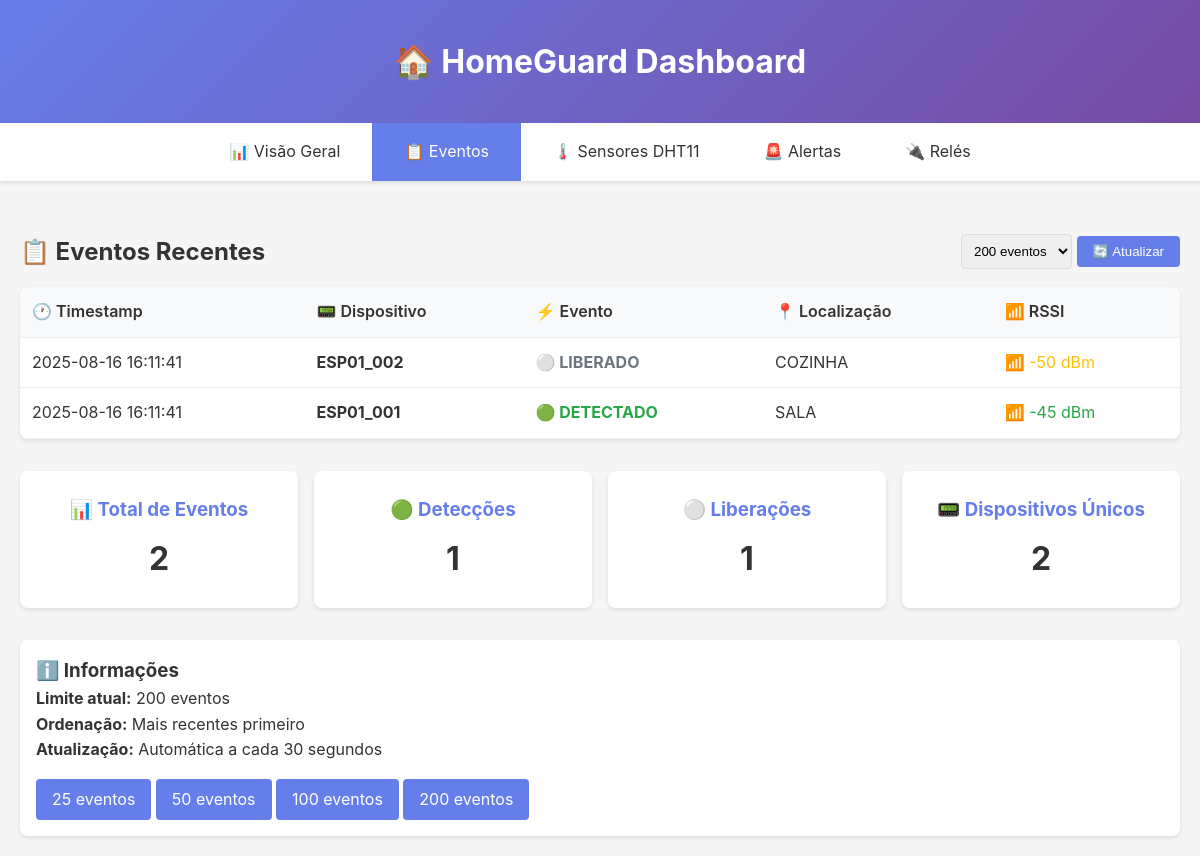
The app's page /events?limit=200 with its own data.
### tables this page shows
CREATE TABLE motion_sensors (
                id INTEGER PRIMARY KEY AUTOINCREMENT,
                sensor TEXT NOT NULL,
                event TEXT NOT NULL,
                device_id TEXT,
                location TEXT,
                rssi INTEGER,
                count INTEGER,
                duration INTEGER,
                timestamp_device TEXT,
                unix_timestamp INTEGER,
                timestamp_received TEXT NOT NULL,
                raw_payload TEXT,
                created_at DATETIME DEFAULT CURRENT_TIMESTAMP
            );

### web/homeguard_flask.py (the view)
@app.route('/events')
def events():
    limit = int(request.args.get('limit', 50))
    events = dashboard.get_recent_events(limit)
    current_time = datetime.now().strftime('%d/%m/%Y %H:%M:%S')
    return render_template('events.html', events=events, limit=limit, current_time=current_time)

### web/homeguard_flask.py (called while the page is built)
    def get_db_connection(self):
        try:
            return sqlite3.connect(self.db_path)
        except Exception as e:
            print(f"Erro ao conectar ao banco: {e}")
            return None

### web/templates/events.html (shortened to what this page needs)
{% extends "base.html" %}
{% block content %}
<div style="display: flex; justify-content: space-between; align-items: center; margin-bottom: 1rem;">
    <h2>📋 Eventos Recentes</h2>
    <div>
        <select onchange="window.location.href='/events?limit=' + this.value" style="padding: 0.5rem; border-radius: 4px; border: 1px solid #ddd;">
            <option value="200" {% if limit == 200 %}selected{% endif %}>200 eventos</option>
        </select>
        <button class="btn" onclick="location.reload()">🔄 Atualizar</button>
    </div>
</div>
{% if events %}
<div class="table">
    <table>
        <thead>
            <tr>
                <th>🕐 Timestamp</th>
                <th>📟 Dispositivo</th>
                <th>⚡ Evento</th>
                <th>📍 Localização</th>
                <th>📶 RSSI</th>
            </tr>
        </thead>
        <tbody>
            {% for event in events %}
            <tr>
                <td>{{ event.timestamp[:19] if event.timestamp else 'N/A' }}</td>
                <td><strong>{{ event.device_id }}</strong></td>
                <td>
                    {% if event.event == 'DETECTED' %}
                        <span style="color: #28a745; font-weight: bold;">🟢 DETECTADO</span>
                    {% elif event.event == 'CLEAR' %}
                        <span style="color: #6c757d; font-weight: bold;">⚪ LIBERADO</span>
                    {% else %}
                        <span style="color: #17a2b8; font-weight: bold;">{{ event.event }}</span>
                    {% endif %}
                </td>
                <td>{{ event.location }}</td>
                <td>
                    {% if event.rssi %}
                        {% if event.rssi > -50 %}
                            <span style="color: #28a745;">📶 {{ event.rssi }} dBm</span>
                        {% elif event.rssi > -70 %}
                            <span style="color: #ffc107;">📶 {{ event.rssi }} dBm</span>
                        {% else %}
                            <span style="color: #dc3545;">📶 {{ event.rssi }} dBm</span>
                        {% endif %}
                    {% else %}
                        <span style="color: #6c757d;">N/A</span>
                    {% endif %}
                </td>
            </tr>
            {% endfor %}
        </tbody>
    </table>
</div>
<div style="margin-top: 2rem;">
    <div class="metrics">
        <div class="metric-card">
            <h3>📊 Total de Eventos</h3>
            <div class="value">{{ events|length }}</div>
        </div>
        <div class="metric-card">
            <h3>🟢 Detecções</h3>
            <div class="value">{{ events|selectattr('event', 'equalto', 'DETECTED')|list|length }}</div>
        </div>
        <div class="metric-card">
            <h3>⚪ Liberações</h3>
            <div class="value">{{ events|selectattr('event', 'equalto', 'CLEAR')|list|length }}</div>
        </div>
        <div class="metric-card">
            <h3>📟 Dispositivos Únicos</h3>
            <div class="value">{{ events|map(attribute='device_id')|unique|list|length }}</div>
        </div>
    </div>
</div>
{% endif %}
<div style="margin-top: 2rem; padding: 1rem; background: white; border-radius: 8px; box-shadow: 0 2px 4px rgba(0,0,0,0.1);">
    <h3>ℹ️ Informações</h3>
    <p><strong>Limite atual:</strong> {{ limit }} eventos</p>
    <p><strong>Ordenação:</strong> Mais recentes primeiro</p>
    <p><strong>Atualização:</strong> Automática a cada 30 segundos</p>
    <div style="margin-top: 1rem;">
        <a href="/events?limit=25" class="btn">25 eventos</a>
        <a href="/events?limit=50" class="btn">50 eventos</a>
        <a href="/events?limit=100" class="btn">100 eventos</a>
        <a href="/events?limit=200" class="btn">200 eventos</a>
    </div>
</div>
{% endblock %}

### web/templates/base.html (style rules this page uses)
* { margin: 0; padding: 0; box-sizing: border-box; }
body { font-family: -apple-system, BlinkMacSystemFont, 'Segoe UI', Roboto, sans-serif; line-height: 1.6; color: #333; background-color: #f5f5f5; }
.metrics { display: grid; grid-template-columns: repeat(auto-fit, minmax(250px, 1fr)); gap: 1rem; margin-bottom: 2rem; }
.metric-card { background: white; padding: 1.5rem; border-radius: 8px; box-shadow: 0 2px 4px rgba(0,0,0,0.1); text-align: center; }
.metric-card h3 { color: #667eea; margin-bottom: 0.5rem; }
.metric-card .value { font-size: 2rem; font-weight: bold; color: #333; }
.table { background: white; border-radius: 8px; overflow: hidden; box-shadow: 0 2px 4px rgba(0,0,0,0.1); }
.table table { width: 100%; border-collapse: collapse; }
.table th, .table td { padding: 12px; text-align: left; border-bottom: 1px solid #eee; }
.table th { background-color: #f8f9fa; font-weight: 600; }
.btn { display: inline-block; padding: 0.5rem 1rem; background-color: #667eea; color: white; text-decoration: none; border-radius: 4px; border: none; cursor: pointer; transition: background-color 0.3s; }

### records on screen
motion_sensors: timestamp_received "2025-08-16 16:11:41", device_id "ESP01_002", event "⚪ LIBERADO", location "COZINHA", rssi "-50"
motion_sensors: timestamp_received "2025-08-16 16:11:41", device_id "ESP01_001", event "🟢 DETECTADO", location "SALA", rssi "-45"

### other values on screen
{{ events|length }} "2"
{{ events|selectattr('event', 'equalto', 'DETECTED')|list|length }} "1"
{{ events|selectattr('event', 'equalto', 'CLEAR')|list|length }} "1"
{{ events|map(attribute='device_id')|unique|list|length }} "2"
{{ limit }} "200"
